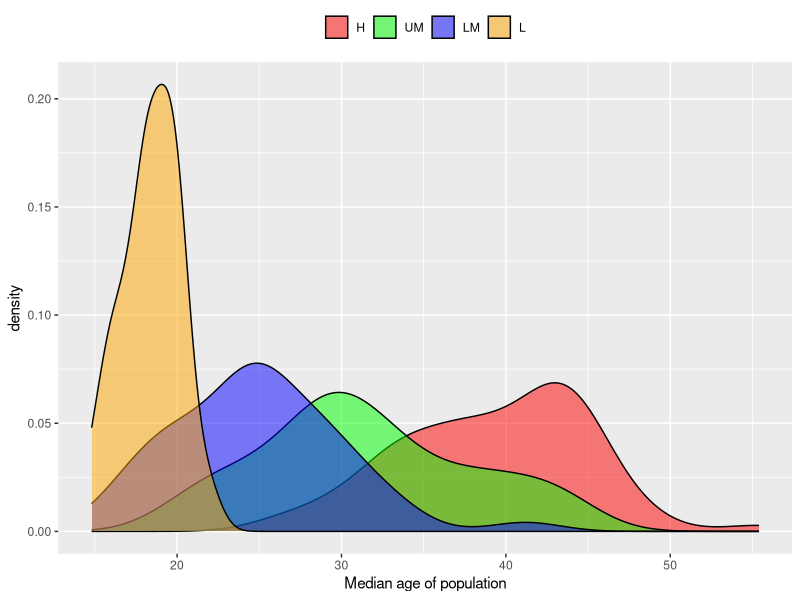
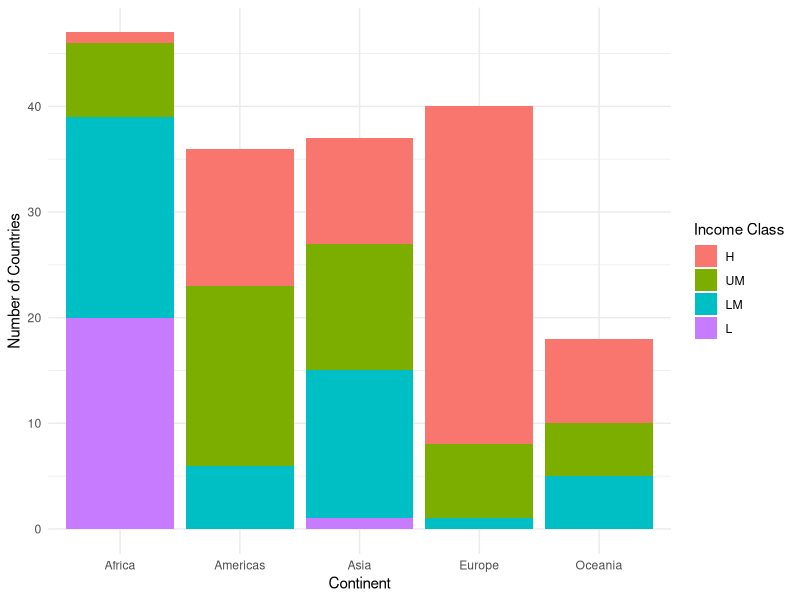
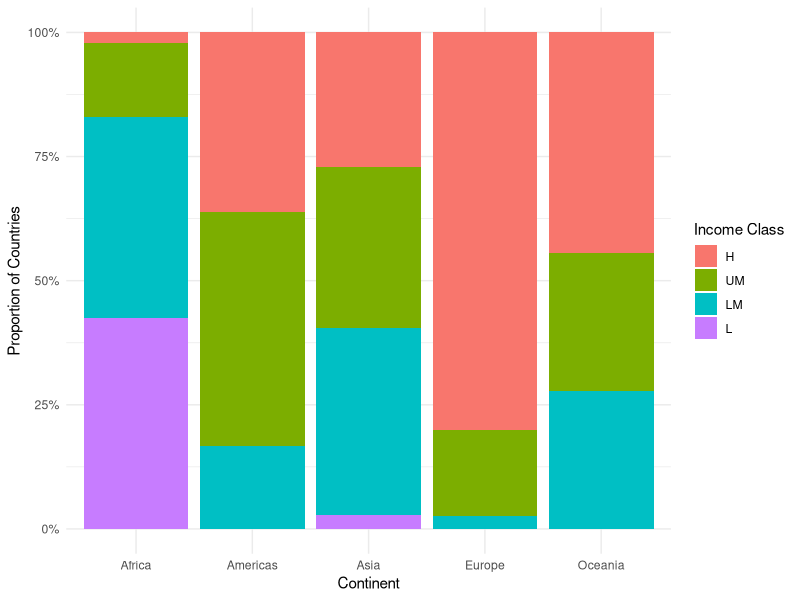
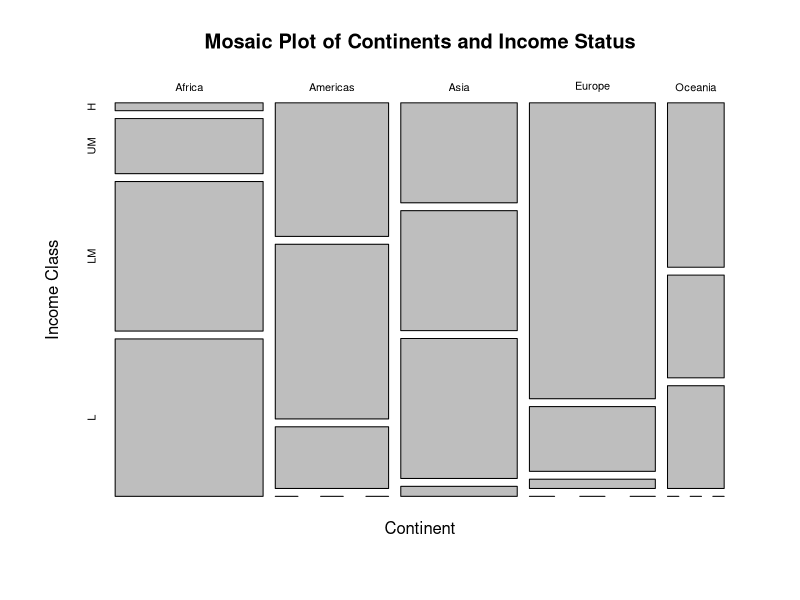
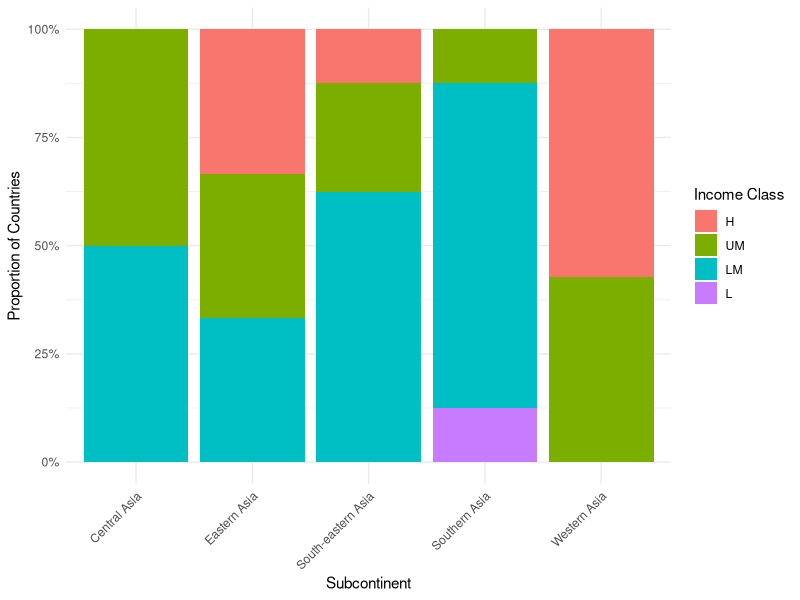
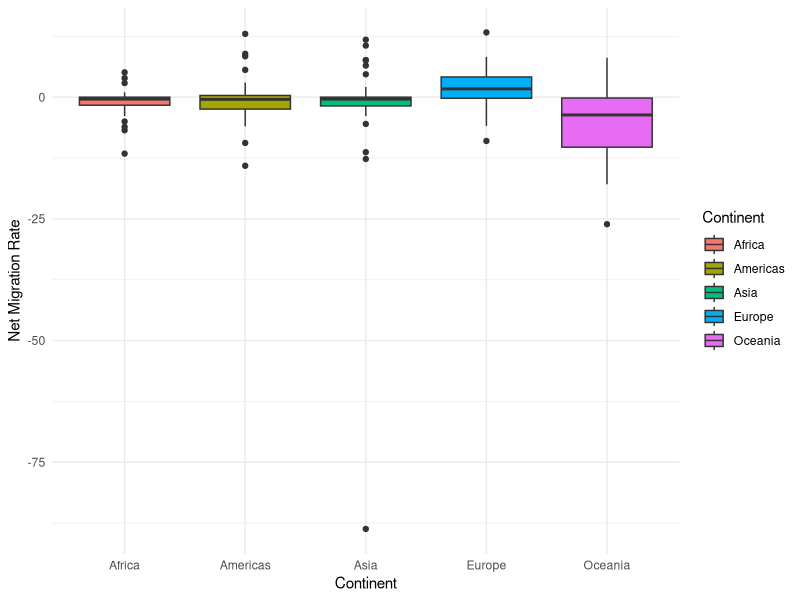
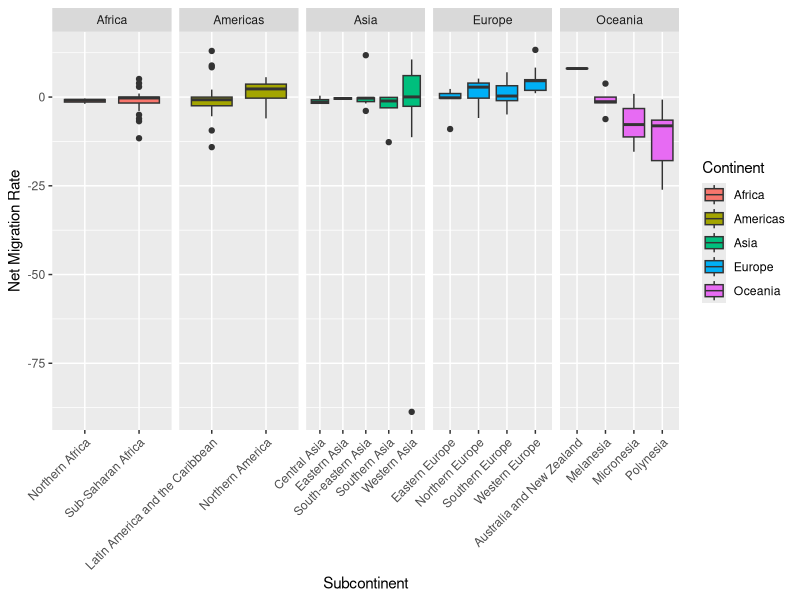
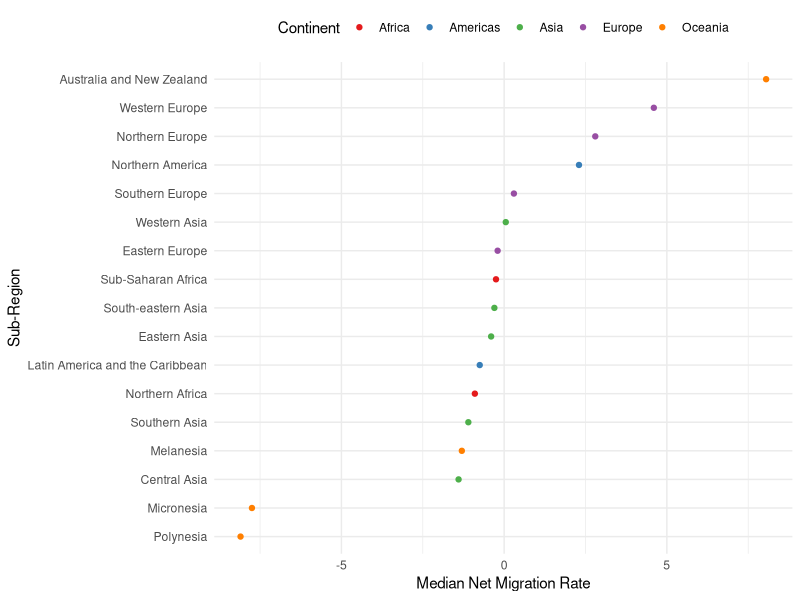

Reproduce these figures in R, in order.
## ---- chunk 1
knitr::opts_chunk$set(echo = TRUE)
## ---- chunk 2
library(readr)
library(tidyr)
library(dplyr)
library(readxl)
library(data.table)
library(knitr)
require(stringr)
library(ggplot2)
## ---- chunk 3
data <- read.csv("final_data.csv", sep = ";", stringsAsFactors = FALSE, na.strings = ".")

data <- data %>%
  mutate(across(where(is.character), trimws))

print(head(data))
print(paste("Number of observations:", nrow(data)))

## ---- chunk 4
clean_data <- data %>%
  filter(!is.na(Income_class))


print(head(clean_data))
print(paste("Number of observations:", nrow(clean_data)))
## ---- chunk 5
clean_data <- clean_data %>%
  mutate(Income_class = factor(Income_class, levels = c("H", "UM", "LM", "L")))

density_plot <- ggplot(clean_data, aes(x = Median_Age, fill = Income_class)) +
  geom_density(alpha = 0.5, color = "black") +
  scale_fill_manual(values = c("H" = "red", "UM" = "green", "LM" = "blue", "L" ="orange")) +
  labs(x = "Median age of population", fill = element_blank()) +
  theme(legend.position = "top", legend.title = element_blank())

print(density_plot)
## ---- chunk 6
clean_data_present_continent <- clean_data[!is.na(clean_data$continent), ]

absolute_freq_barplot <- ggplot(clean_data_present_continent, aes(x = continent, 
                      fill = Income_class)) + geom_bar(position = "stack") +
  labs(x = "Continent", y = "Number of Countries", fill = "Income Class") +
                                                          theme_minimal()

print(absolute_freq_barplot)

## ---- chunk 7
relative_freq_plot <- ggplot(clean_data_present_continent, aes(x = continent, fill = Income_class)) +
  geom_bar(position = "fill") +
  labs(x = "Continent", y = "Proportion of Countries", fill = "Income Class") +
  scale_y_continuous(labels = scales::percent) +
  theme_minimal()

print(relative_freq_plot)
## ---- chunk 8
mosaicplot(table(clean_data_present_continent$continent, 
                 clean_data_present_continent$Income_class),
           main = "Mosaic Plot of Continents and Income Status",
           xlab = "Continent",
           ylab = "Income Class")
## ---- chunk 9
asia_data <- clean_data_present_continent[clean_data_present_continent$continent 
                                          == "Asia", ]

relative_freq_asia <- prop.table(table(asia_data$sub.region, 
                                       asia_data$Income_class), margin = 1)

relative_freq_df_asia <- as.data.frame(relative_freq_asia)
names(relative_freq_df_asia) <- c("Subcontinent", "Income_class", "Proportion")


relative_freq_plot_asia <- ggplot(relative_freq_df_asia, aes(x = Subcontinent, 
                                      y = Proportion, fill = Income_class)) +
  geom_bar(stat = "identity", position = "fill") +
  labs(x = "Subcontinent", y = "Proportion of Countries", fill = "Income Class")+
  scale_y_continuous(labels = scales::percent) +
  theme_minimal() +
  theme(axis.text.x = element_text(angle = 45, hjust = 1))

print(relative_freq_plot_asia)




## ---- chunk 10
boxplot_migration <- ggplot(clean_data_present_continent, aes(x = continent,
                      y=Migration_rate, fill = continent)) +  geom_boxplot() +
  labs(x = "Continent", y = "Net Migration Rate", fill = "Continent") + 
  theme_minimal()

asia_largest_negative_outlier <- asia_data[which.max(asia_data$Migration_rate),
                                           "Country"]
asia_largest_positive_outlier <- asia_data[which.min(asia_data$Migration_rate), 
                                           "Country"]

print(boxplot_migration)
cat("Largest Negative Outlier in Asia:", asia_largest_negative_outlier, "\n")
cat("Largest Positive Outlier in Asia:", asia_largest_positive_outlier, "\n")
## ---- chunk 11

subcontinent_migration <- clean_data_present_continent %>%
  filter(!is.na(sub.region)) %>%
  filter(!is.na(Migration_rate))


migration_boxplot <- ggplot(subcontinent_migration, aes(x = sub.region, 
  y = Migration_rate, fill = continent)) + geom_boxplot() +
  facet_grid(~continent, scales = "free_x") + 
  labs(x = "Subcontinent", y = "Net Migration Rate", fill = "Continent") +
  theme(axis.text.x = element_text(angle = 45, hjust = 1))  

print(migration_boxplot)


## ---- chunk 12
library(forcats)

median_migration <- clean_data_present_continent %>%
  group_by(sub.region) %>%
  summarise(median_migration_rate = median(Migration_rate, na.rm = TRUE),
            continent = first(continent)) %>%
  ungroup() %>%
  mutate(sub.region = fct_reorder(sub.region, median_migration_rate))

median_migration_plot <- ggplot(median_migration, aes(x = median_migration_rate,
                                          y = sub.region, color = continent)) +
  geom_point() +
  labs(x = "Median Net Migration Rate", y = "Sub-Region", color = "Continent") +
  scale_color_brewer(palette = "Set1") +  
  theme_minimal() +
  theme(legend.position = "top")

print(median_migration_plot)
